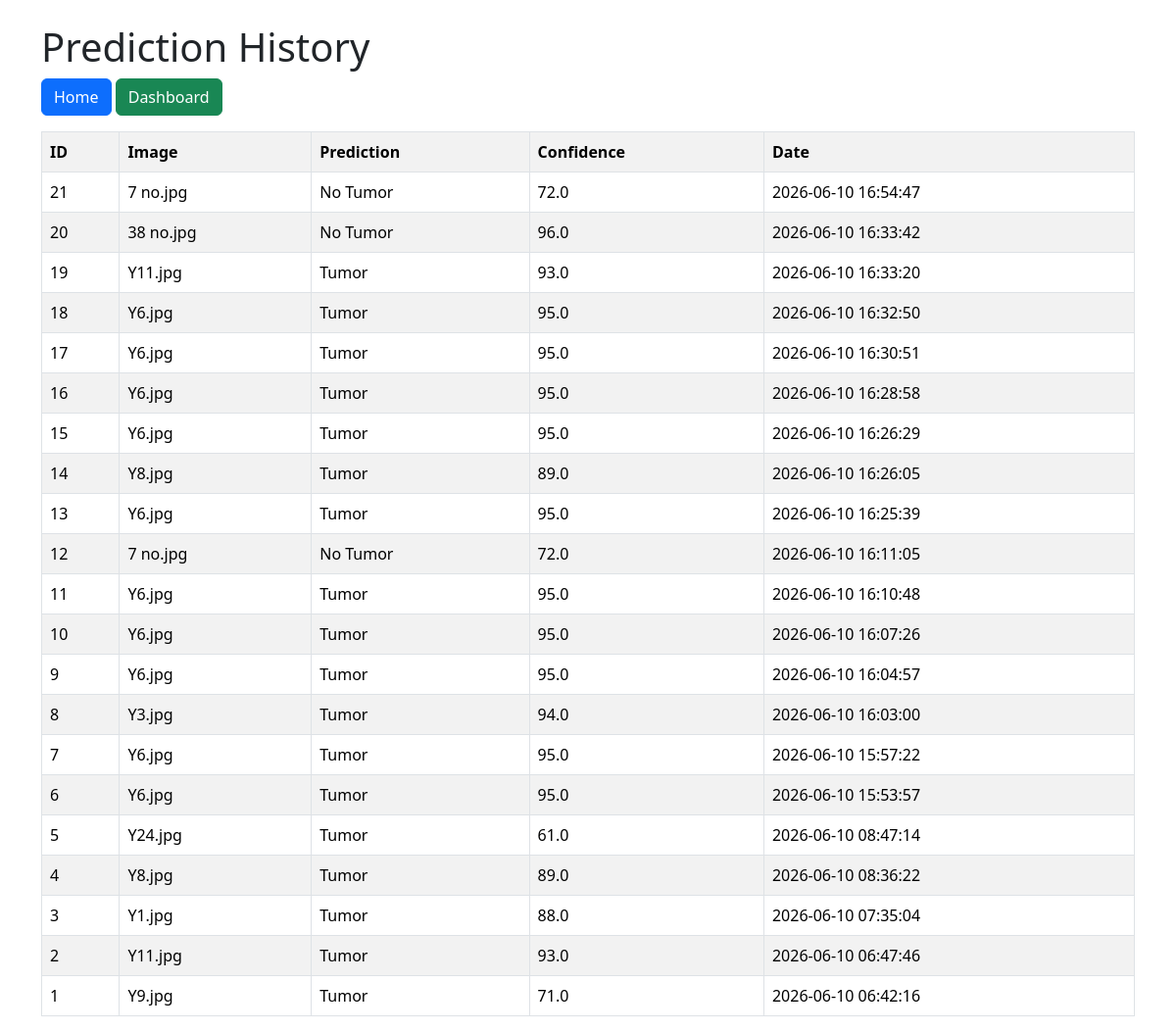
Before: /history with the older database file.
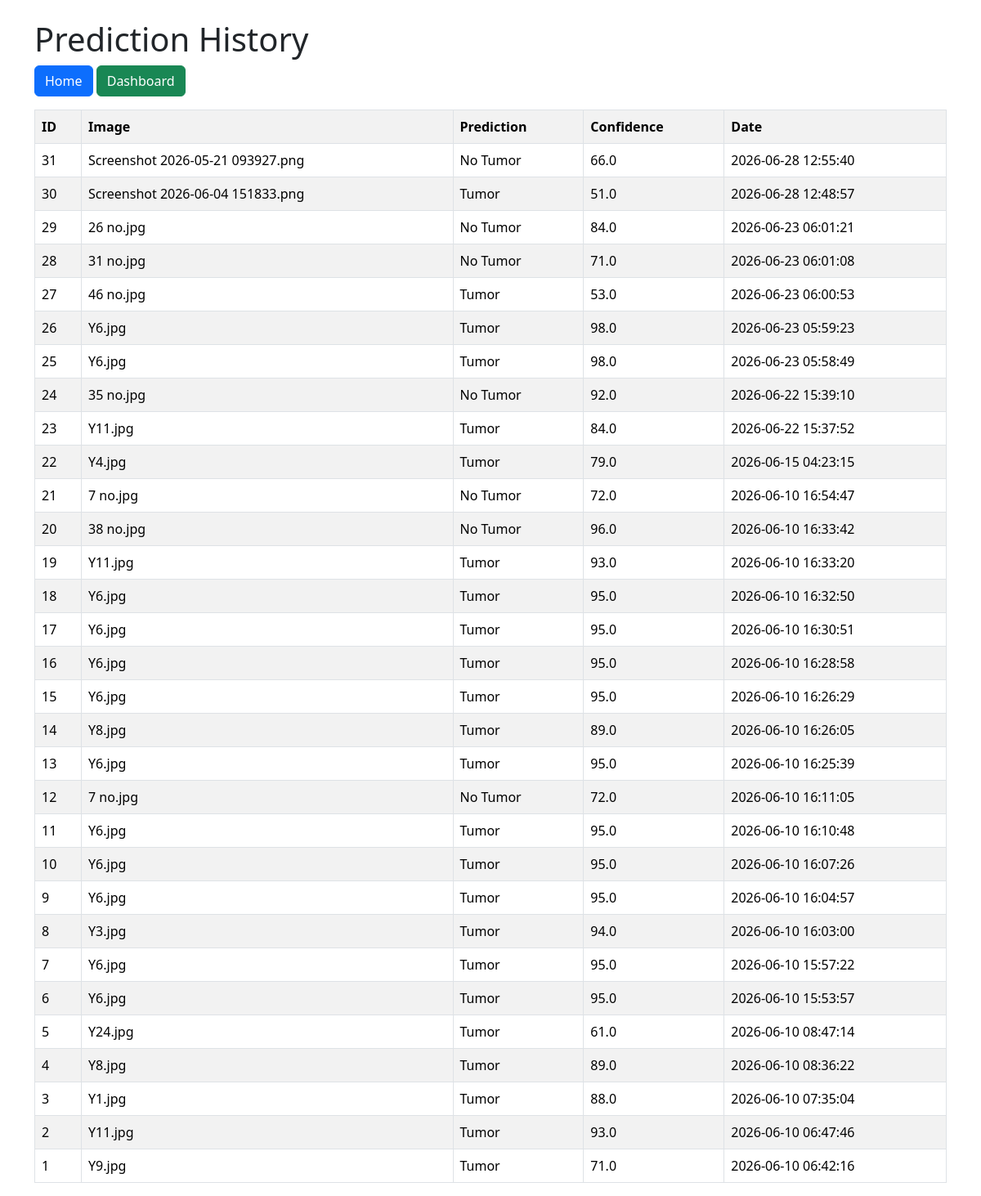
After: the same page with the newer database file.
### tables this page shows
CREATE TABLE history(
    id INTEGER PRIMARY KEY AUTOINCREMENT,
    image_name TEXT,
    prediction TEXT,
    confidence REAL,
    date TIMESTAMP DEFAULT CURRENT_TIMESTAMP
);

### app.py (the view)
@app.route("/history")
def history():
    conn = sqlite3.connect("brain_tumor.db")
    cursor = conn.cursor()
    cursor.execute("""
        SELECT * FROM history
        ORDER BY id DESC
    """)
    records = cursor.fetchall()
    conn.close()
    return render_template(
        "history.html",
        records=records
    )

### templates/history.html (shortened to what this page needs)
<!DOCTYPE html>
<html>
<head>
    <link href="https://cdn.jsdelivr.net/npm/bootstrap@5.3.3/dist/css/bootstrap.min.css" rel="stylesheet">
</head>
<body class="container mt-4">
<h1>Prediction History</h1>
<div class="mb-3">
    <a href="/" class="btn btn-primary">Home</a>
    <a href="/dashboard" class="btn btn-success">
        Dashboard
    </a>
</div>
<table class="table table-bordered table-striped">
<tr>
    <th>ID</th>
    <th>Image</th>
    <th>Prediction</th>
    <th>Confidence</th>
    <th>Date</th>
</tr>
{% for row in records %}
<tr>
    <td>{{ row[0] }}</td>
    <td>{{ row[1] }}</td>
    <td>{{ row[2] }}</td>
    <td>{{ row[3] }}</td>
    <td>{{ row[4] }}</td>
</tr>
{% endfor %}
</table>
</body>
</html>

Changed rows visible on the page:
added history: id "31", image_name "Screenshot 2026-05-21 093927.png", prediction "No Tumor", confidence "66.0", date "2026-06-28 12:55:40"
added history: id "30", image_name "Screenshot 2026-06-04 151833.png", prediction "Tumor", confidence "51.0", date "2026-06-28 12:48:57"
added history: id "29", image_name "26 no.jpg", prediction "No Tumor", confidence "84.0", date "2026-06-23 06:01:21"
added history: id "28", image_name "31 no.jpg", prediction "No Tumor", confidence "71.0", date "2026-06-23 06:01:08"
added history: id "27", image_name "46 no.jpg", prediction "Tumor", confidence "53.0", date "2026-06-23 06:00:53"
added history: id "26", image_name "Y6.jpg", prediction "Tumor", confidence "98.0", date "2026-06-23 05:59:23"
added history: id "25", image_name "Y6.jpg", prediction "Tumor", confidence "98.0", date "2026-06-23 05:58:49"
added history: id "24", image_name "35 no.jpg", prediction "No Tumor", confidence "92.0", date "2026-06-22 15:39:10"
added history: id "23", image_name "Y11.jpg", prediction "Tumor", confidence "84.0", date "2026-06-22 15:37:52"
added history: id "22", image_name "Y4.jpg", prediction "Tumor", confidence "79.0", date "2026-06-15 04:23:15"
